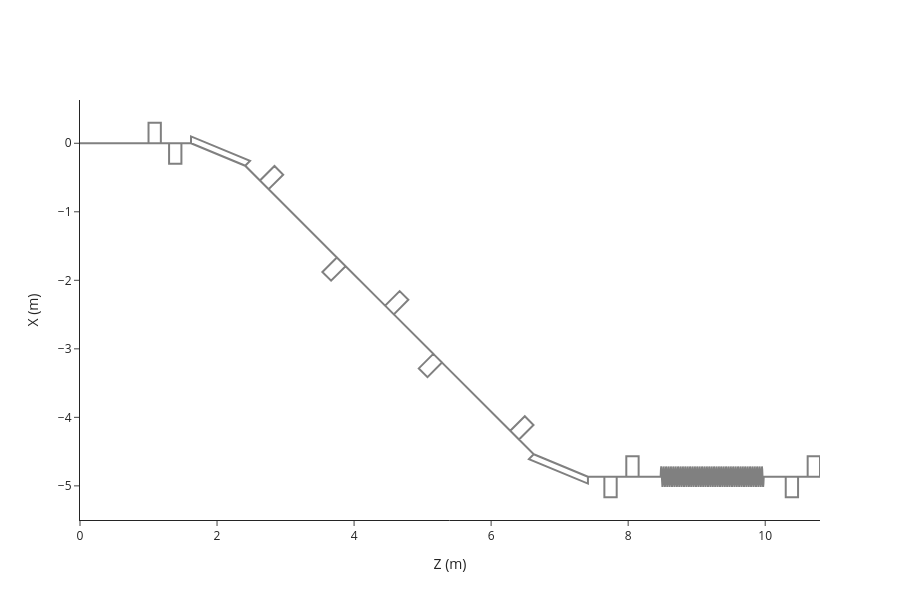

Notebook cell for this chart:
### Markdown cell above
## 12. Plot 3D Magnets Layout
Visualize the 3D layout of the magnets.

### Code cell
try:
    mag_3d = visualizer.env.wrapper.get_mag_3d()
    visualizer.env.wrapper.plot_mag_3d(mag_3d)
except Exception as e:
    print(f"Error plotting 3D magnets: {e}")

### Figure 1 — Plotly figure (JSON) as saved in the notebook; plotly's stock layout.template omitted (floating-point values rounded to 4 significant figures; data arrays with more than 128 entries replaced by an {"elided": "..."} marker saying what was removed)
{"data": [{"hoverinfo": "text+x+y", "hovertext": {"elided": "576 str values"}, "line": {"color": "gray", "width": 2}, "mode": "lines", "type": "scatter", "x": {"elided": "576 float values"}, "y": {"elided": "576 float values"}}], "layout": {"height": 600, "xaxis": {"title": {"text": "Z (m)"}}, "yaxis": {"scaleanchor": "x", "scaleratio": 1, "title": {"text": "X (m)"}}}}
